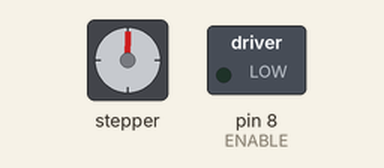
Bench run of a sketch on a simulated Arduino Uno, built with avr-gcc and run on an emulated ATmega328P. On the bench: stepper motor, switched loads named in the sketch (green lamp = pin HIGH). Stepper angles assume 320 steps per turn.

Above: at 0.05 s.
At 3.0 s:
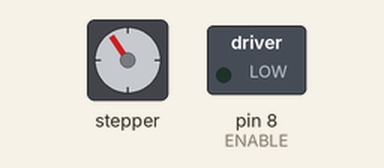
At 5.3 s:
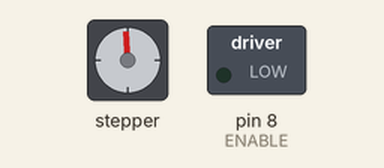
At 7.9 s:
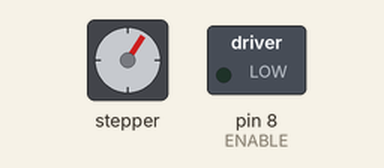
Timing chart, 0 to 13.1 s (numbered marks = the images above):
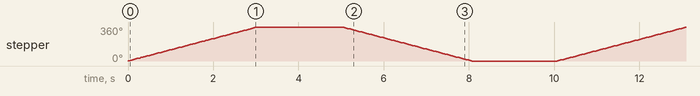

Measured:
- by itself, stepper: turns 360° clockwise in 3.0 s, then 360° counter-clockwise in 3.0 s, repeating every 10.1 s

The sketch:

184_CNC_shield.ino
```cpp
#include "BasicStepperDriver.h"

#define X_MOTOR_STEPS 320
#define X_RPM 20

#define X_MICROSTEPS 1

#define X_DIR 5
#define X_STEP 2
#define ENABLE 8
BasicStepperDriver X_stepper(X_MOTOR_STEPS, X_DIR, X_STEP);

void setup()
{
  pinMode (ENABLE, OUTPUT);
  digitalWrite (ENABLE, LOW);
  X_stepper.begin(X_RPM, X_MICROSTEPS);
}

void loop()
{
  X_stepper.rotate(360);
  delay(2000);
  X_stepper.move(-X_MOTOR_STEPS * X_MICROSTEPS);
  X_stepper.disable();
  delay(2000);
}
```
